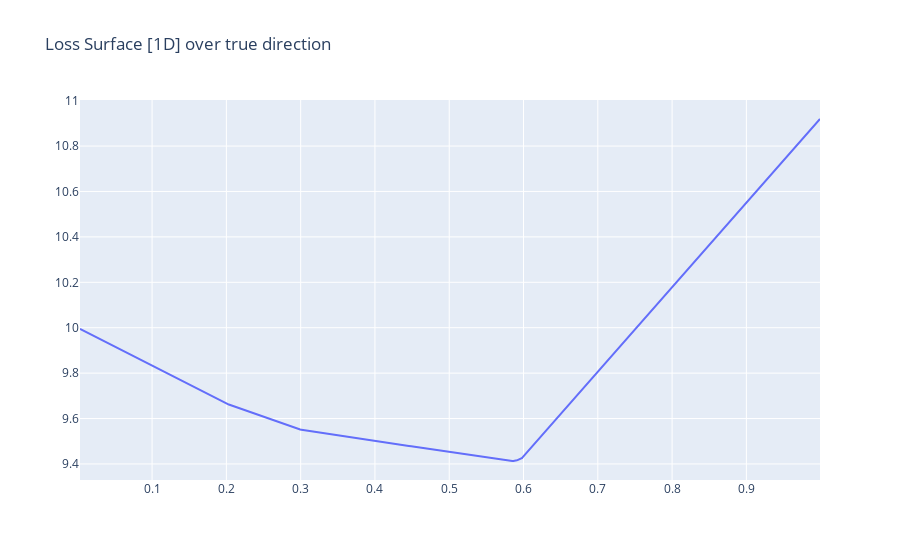

Notebook cell for this chart:
### Code cell
show_1d_travel(
    direction=[-6.58, -6.24, -12.49], 
    labels = torch.Tensor(y_train[:10]), 
    observations = torch.Tensor(X_train[:10]),
    scale=5)

### Figure 1 — Plotly figure (JSON) as saved in the notebook; plotly's stock layout.template omitted (floating-point values rounded to 4 significant figures; data arrays with more than 128 entries replaced by an {"elided": "..."} marker saying what was removed)
{"data": [{"type": "scatter", "x": {"elided": "1000 float values"}, "y": {"elided": "1000 float values"}}], "layout": {"title": {"text": "Loss Surface [1D] over true direction"}}}
